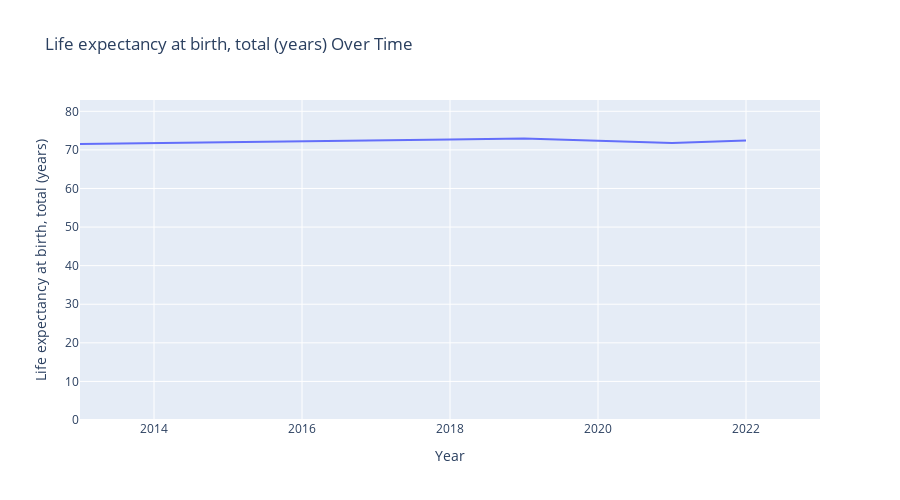

The code cell stored with this chart in its notebook:
### Code cell
lifeexpectancy_avg = lifeexpectancy.groupby("Year")["Life expectancy at birth, total (years)"].mean().to_frame(name="Life expectancy at birth, total (years)").reset_index()

fig1 = px.line(
    lifeexpectancy_avg,
    x="Year",
    y= "Life expectancy at birth, total (years)",
    title="Life expectancy at birth, total (years) Over Time",
    width=900,     
    height=500)

fig1.update_layout(
    yaxis=dict(range=[0, lifeexpectancy_avg["Life expectancy at birth, total (years)"].max() + 10]) 
)

fig1

### Figure 1 — Plotly figure (JSON) as saved in the notebook; plotly's stock layout.template omitted (floating-point values rounded to 4 significant figures)
{"data": [{"hovertemplate": "Year=%{x}<br>Life expectancy at birth, total (years)=%{y}<extra></extra>", "legendgroup": "", "line": {"color": "#636efa", "dash": "solid"}, "marker": {"symbol": "circle"}, "mode": "lines", "name": "", "orientation": "v", "showlegend": false, "type": "scatter", "x": [2013, 2014, 2015, 2016, 2017, 2018, 2019, 2020, 2021, 2022, 2023], "xaxis": "x", "y": [71.53, 71.8, 72.0, 72.3, 72.52, 72.72, 72.93, 72.3, 71.76, 72.42, null], "yaxis": "y"}], "layout": {"height": 500, "legend": {"tracegroupgap": 0}, "title": {"text": "Life expectancy at birth, total (years) Over Time"}, "width": 900, "xaxis": {"anchor": "y", "domain": [0, 1], "title": {"text": "Year"}}, "yaxis": {"anchor": "x", "domain": [0, 1], "range": [0, 82.93], "title": {"text": "Life expectancy at birth, total (years)"}}}}
